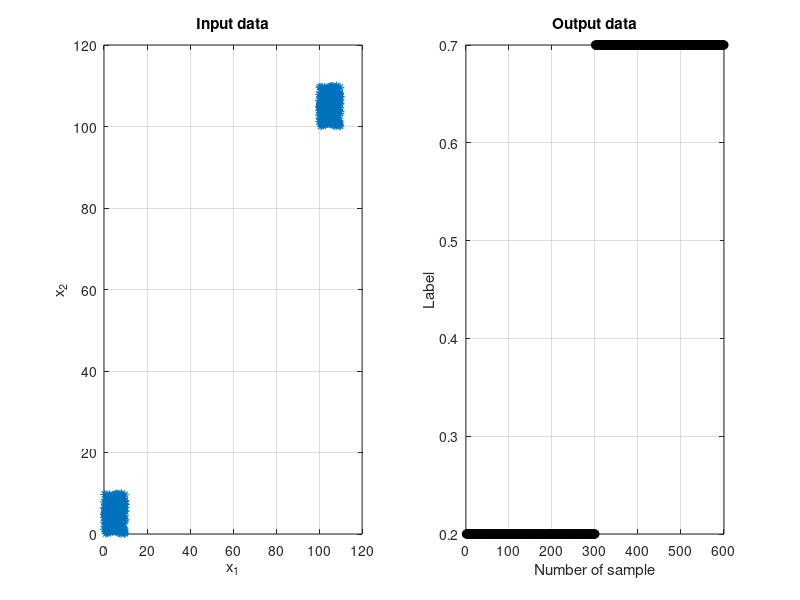

MATLAB code to generate this figure: (Note: this script raises an error after producing the figure.)
clear; close all; clc;

x1 = rand(300, 2)*10;
x2 = x1 +100;
X = [x1; x2]';
y = [ones(1, size(x1, 1))*0.2 ones(1, size(x1, 1))*0.7];

figure
subplot(1, 2, 1)
plot(X(1,:), X(2,:), '*'); grid; hold;
xlabel('x_1'); ylabel('x_2'); title('Input data');

subplot(1, 2, 2)
plot(y, 'ok'); grid; hold;
xlabel('Number of sample'); ylabel('Label'); title('Output data');


MN_values = [10, 100, 200];
SPREAD_values = [0.5, 0.7, 1.0];
DF = 5;
GOAL = 0;

%% newrb
figure
sgtitle('Porównanie klasteryzacji dla parametrów wejściowych newrb')
idx=1;
for MN=MN_values
    for SPREAD=SPREAD_values
        siecrb = newrb(X, y, GOAL, SPREAD, MN, DF);

        Xt = X + (randn(size(X))*0.05);
        ynn = siecrb(Xt);

        h = findobj('type','figure','name','NEWRB');
        if ~isempty(h)
            close(h);
        end

        if MN==10
            color = 'g*';
        elseif MN==100
            color = 'y*';
        elseif MN==200
            color = 'm*';
        end

        subplot(3, 3, idx)
        plot(y, 'ok'); grid; hold;
        plot(ynn, color);
        legend('y', 'y_{nn}', Location='best');
        title(['MN=' num2str(MN) ', SPREAD=' num2str(SPREAD)]);
        idx = idx+1;
    end
end

%% newrbe

figure
sgtitle('Porównanie klasteryzacji dla parametrów wejściowych newrbe')
idx=1;

    for SPREAD=SPREAD_values
        siecrbe = newrbe(X, y, SPREAD);

        Xt = X + (randn(size(X))*0.05);
        ynn = siecrbe(Xt);

        h = findobj('type','figure','name','NEWRB');
        if ~isempty(h)
            close(h);
        end

        if SPREAD==0.5
            color = 'c*';
        elseif SPREAD==0.7
            color = 'b*';
        elseif SPREAD==1.0
            color = 'r*';
        end

        subplot(1, 3, idx)
        plot(y, 'ok'); grid; hold;
        plot(ynn, color);
        legend('y', 'y_{nn}', Location='best');
        title(['SPREAD=' num2str(SPREAD)]);
        idx = idx+1;
    end













